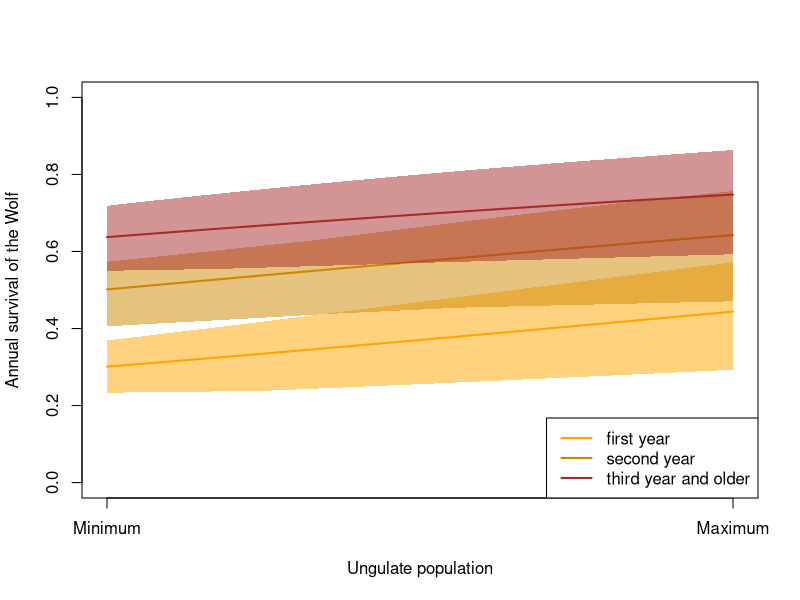
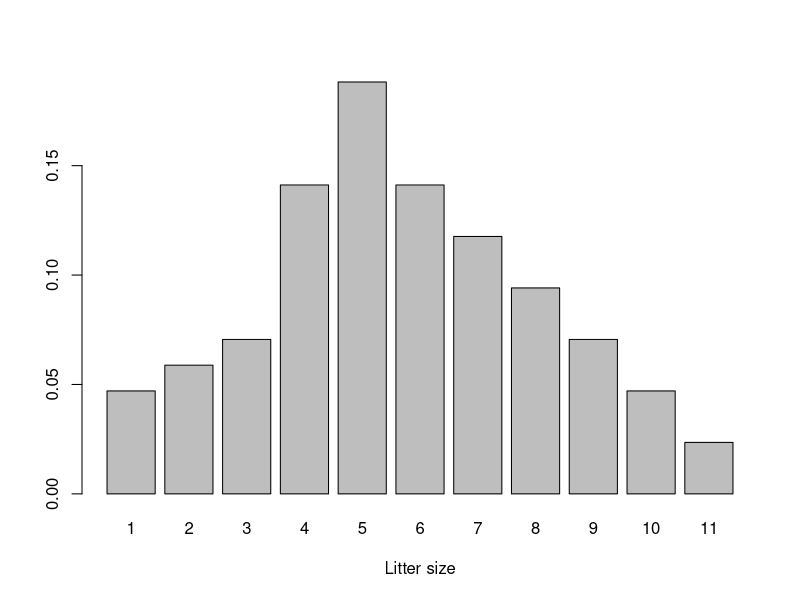
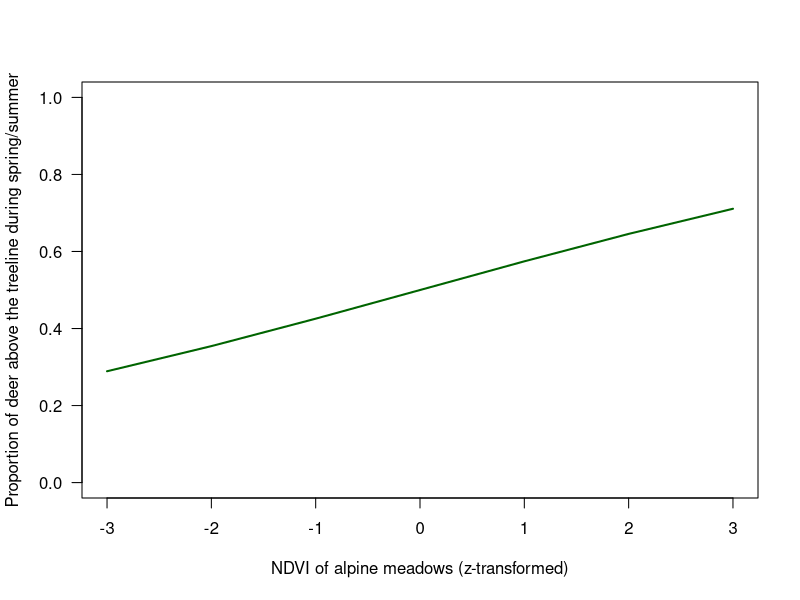
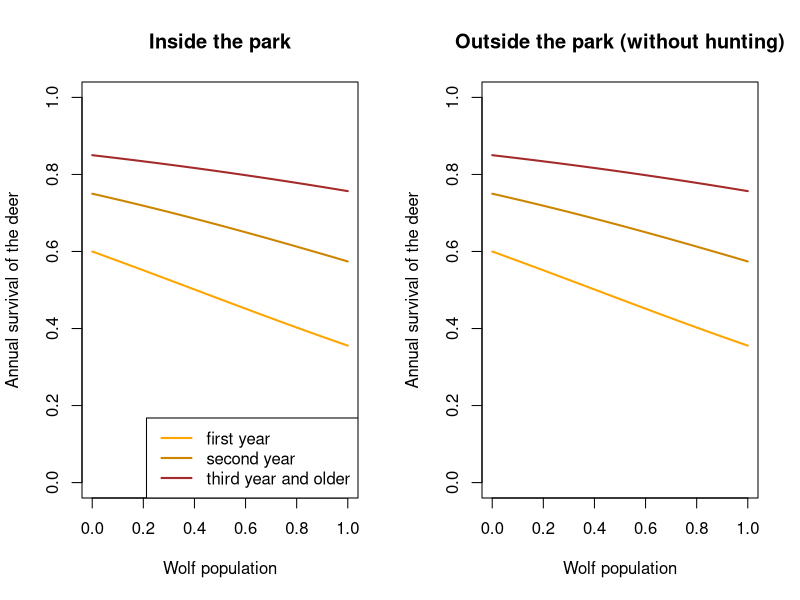
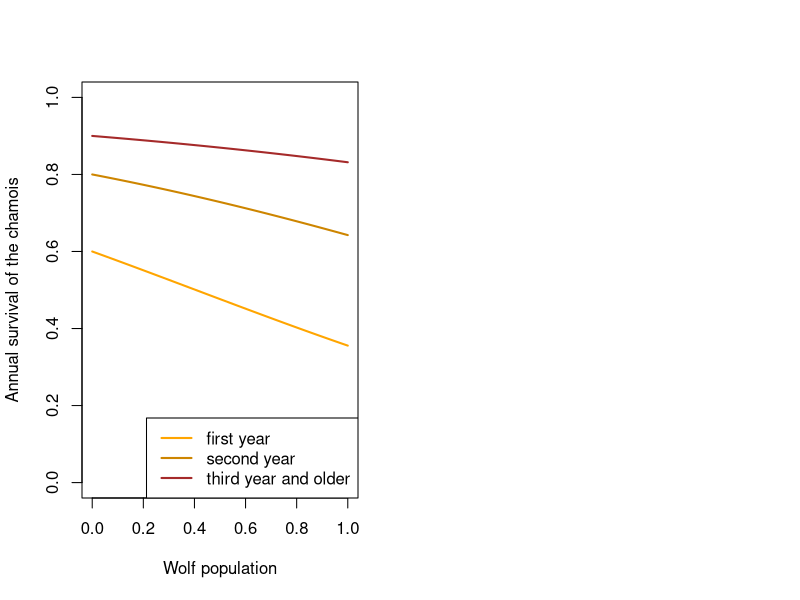
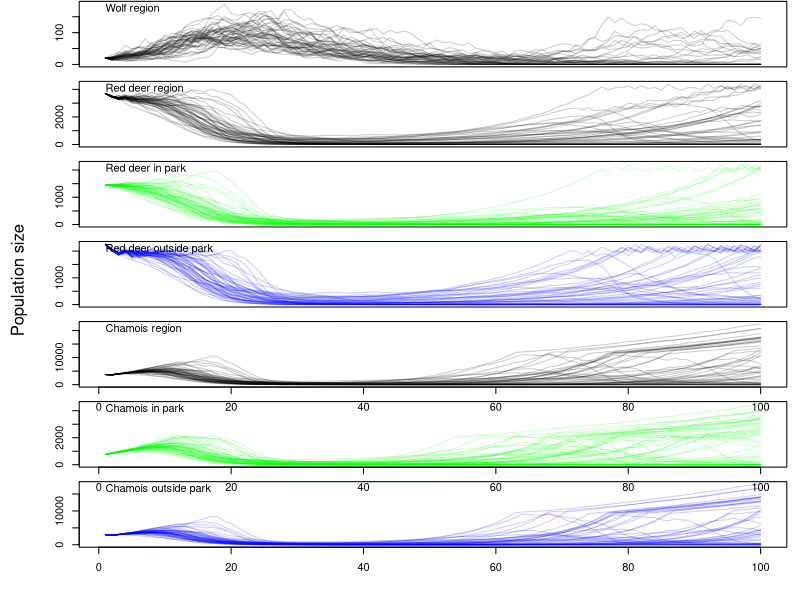

These charts were generated, in order, by the following R code:
## ---- chunk 1

library(MASS)
library(scales)

## ---- chunk 2
TT <- 100 # number of years to run the model
nsim <- 50 # number of Monte Carlo iterations
## ---- chunk 3

envNDVI <- rnorm(TT)

## ---- chunk 4

FUNwolfS1 <- function(x, sdInt=0.2, sdslope=0.2, corpars=0.8){
  # x = normalised ungulate density (0 = minimal, 1 = maximal)
  # corpars = correlation between intercept and slope
  Sigma <- matrix(c(sdInt^2, sdInt*sdslope*corpars, sdInt*sdslope*corpars, sdslope^2), nrow=2)
  pars <- mvrnorm(n = 1, mu = c(-0.9,0.6), Sigma = Sigma)
  plogis(pars[1] + pars[2]*x)  
}

FUNwolfS2 <- function(x, sdInt=0.2, sdslope=0.2, corpars=0.8){
  Sigma <- matrix(c(sdInt^2, sdInt*sdslope*corpars, sdInt*sdslope*corpars, sdslope^2), nrow=2)
  pars <- mvrnorm(n = 1, mu = c(0,0.6), Sigma = Sigma)
  plogis(pars[1] + pars[2]*x)
}

FUNwolfS3plus <- function(x, sdInt=0.2, sdslope=0.2, corpars=0.8){ 
  Sigma <- matrix(c(sdInt^2, sdInt*sdslope*corpars, sdInt*sdslope*corpars, sdslope^2), nrow=2)
  pars <- mvrnorm(n = 1, mu = c(0.6,0.6), Sigma = Sigma)
    plogis(pars[1] + pars[2]*x)
}

x <- seq(0, 1, length=100)  # 0 = no ungulates, 1 =maximum number of ungulates
y1 <- matrix(NA, ncol=nsim, nrow=length(x))
y2 <- matrix(NA, ncol=nsim, nrow=length(x))
y3 <- matrix(NA, ncol=nsim, nrow=length(x))
for(i in 1:nsim){
  y1[,i] <- FUNwolfS1(x)
  y2[,i] <- FUNwolfS2(x)
  y3[,i] <- FUNwolfS3plus(x)
}

y1mean <- apply(y1, 1, mean)
y1lwr <- apply(y1, 1, quantile, probs=0.025)
y1upr <- apply(y1, 1, quantile, probs=0.975)


y2mean <- apply(y2, 1, mean)
y2lwr <- apply(y2, 1, quantile, probs=0.025)
y2upr <- apply(y2, 1, quantile, probs=0.975)

y3mean <- apply(y3, 1, mean)
y3lwr <- apply(y3, 1, quantile, probs=0.025)
y3upr <- apply(y3, 1, quantile, probs=0.975)

plot(x, y1[,1], type="n", lwd=2, col="orange", xlab="Ungulate population", ylab="Annual survival of the Wolf", ylim=c(0,1), xaxt="n")
axis(1, at=c(0,1), labels=c("Minimum", "Maximum"))
polygon(c(x, rev(x)), c(y1lwr, rev(y1upr)), border=NA, col=alpha("orange", 0.5))
lines(x, y1mean, col="orange", lwd=2)
polygon(c(x, rev(x)), c(y2lwr, rev(y2upr)), border=NA, col=alpha("orange3", 0.5))
lines(x, y2mean, col="orange3", lwd=2)
polygon(c(x, rev(x)), c(y3lwr, rev(y3upr)), border=NA, col=alpha("brown", 0.5))
lines(x, y3mean, col="brown", lwd=2)

legend("bottomright", lwd=2, col=c("orange", "orange3", "brown"), legend=c("first year", "second year", "third year and older"))

  
## ---- chunk 5

littersize <- 1:11
problittersize0 <- c(2, 2.5, 3,6,8,6,5,4,3,2,1)
problittersize <- problittersize0/sum(problittersize0)

barplot(problittersize, names=littersize, xlab="Litter size")


FUNwolfnpups <- function(nfemalesW){
  litters <- sample(1:11, prob=problittersize, size=nfemalesW, replace=TRUE)
  return(sum(litters))
}

## ---- chunk 6
wolfmaxN <- 30  # is used in the model to normalise the effect of wolf in the ecosystem

ungulatesmaxN <- 10000 # is used in the model to normalise the effect of ungulates on the wolf

## ---- chunk 7
# proportion of deer that are above the treeline during summer 
# the number of deeer above the treeline is competing with chamois
FUNdeerpropSuhigh <- function(ndvi){
  # standardised ndvi (mean 0, sd 1)
 return(plogis(0.3*ndvi))
}


FUNdeerpropHuIn <- function(){
  # we assume that 20% of the outside population move into the park during hunting
 return(0.2)
}

x <- seq(-3,3)
plot(x, FUNdeerpropSuhigh(x), type="l", lwd=2, col="darkgreen", ylim=c(0,1), 
     xlab="NDVI of alpine meadows (z-transformed)", las=1, ylab="Proportion of deer above the treeline during spring/summer")

## ---- chunk 8
# expected population growth rate; trying out demographic parameters that produce plausible growth 
S1 <- 0.6
S2 <- 0.75
S3plus <- 0.85
f <- 1.1
deerLeslie <- matrix(c(0,f/2*S1,f/2*S1,f/2*S1,
                       S1, 0,0,0,
                       0,S2,0,0,
                       0,0,S3plus,S3plus), ncol=4, nrow=4, byrow=TRUE)
max(Re(eigen(deerLeslie)$values))
## ---- chunk 9
# x = wolf population (normalised, 0-1), 
# propindiet = proportion of deer in wolf diet
FUNdeerInS1 <- function(x, propindiet=1) plogis(qlogis(0.6)-1*x*propindiet)
FUNdeerInS2 <- function(x, propindiet=1) plogis(qlogis(0.75)-0.8*x*propindiet)
FUNdeerInS3plus <- function(x, propindiet=1) plogis(qlogis(0.85)-0.6*x*propindiet)

FUNdeerOutS1 <- function(x, propindiet=1) plogis(qlogis(0.6)-1*x*propindiet)
FUNdeerOutS2 <- function(x, propindiet=1) plogis(qlogis(0.75)-0.8*x*propindiet)
FUNdeerOutS3plus <- function(x, propindiet=1) plogis(qlogis(0.85)-0.6*x*propindiet)

x <- seq(0, 1, length=100)  # 0 = no ungulates, 1 =maximum number of ungulates
y1 <- FUNdeerInS1(x)
y2 <- FUNdeerInS2(x) # first year survival
y3 <- FUNdeerInS3plus(x)
  
par(mfrow=c(1,2))
plot(x, y1, type="l", lwd=2, col="orange", xlab="Wolf population", ylab="Annual survival of the deer",
     ylim=c(0,1), main="Inside the park")
lines(x, y2, lwd=2, col="orange3")
lines(x, y3, lwd=2, col="brown")

legend("bottomright", lwd=2, col=c("orange", "orange3", "brown"), legend=c("first year", "second year", "third year and older"))

y1 <- FUNdeerOutS1(x)
y2 <- FUNdeerOutS2(x) # first year survival
y3 <- FUNdeerOutS3plus(x)

plot(x, y1, type="l", lwd=2, col="orange", xlab="Wolf population", ylab="Annual survival of the deer",
     ylim=c(0,1), main="Outside the park (without hunting)")
lines(x, y2, lwd=2, col="orange3")
lines(x, y3, lwd=2, col="brown")

  
## ---- chunk 10
FUNdeerncalves <- function(nrfemales, npop, capacity=2000){
  nryoung <- sample(c(0,1,2), prob=c(0.05,0.85,0.1), size=nrfemales, replace=TRUE)
 if(npop>capacity) nryoung <- sample(c(0,1,2), prob=c(0.5,0.5,0), size=nrfemales, replace=TRUE)
 return(sum(nryoung))
  }

## ---- chunk 11
# expected population growth rate; trying out demographic parameters that produce plausible growth 
S1 <- 0.6
S2 <- 0.8
S3plus <- 0.9
f <- 0.9
deerLeslie <- matrix(c(0,f/2*S1,f/2*S1,f/2*S1,
                       S1, 0,0,0,
                       0,S2,0,0,
                       0,0,S3plus,S3plus), ncol=4, nrow=4, byrow=TRUE)
max(Re(eigen(deerLeslie)$values))
## ---- chunk 12
# x = wolf population (normalised, 0-1), 
# propindiet = proportion of chamois in wolf diet
FUNchamoisS1 <- function(x, propindiet=1) plogis(qlogis(S1)-1*x*propindiet)
FUNchamoisS2 <- function(x, propindiet=1) plogis(qlogis(S2)-0.8*x*propindiet)
FUNchamoisS3plus <- function(x, propindiet=1) plogis(qlogis(S3plus)-0.6*x*propindiet)

x <- seq(0, 1, length=100)  # 0 = no ungulates, 1 =maximum number of ungulates
y1 <- FUNchamoisS1(x)
y2 <- FUNchamoisS2(x) # first year survival
y3 <- FUNchamoisS3plus(x)
  
plot(x, y1, type="l", lwd=2, col="orange", xlab="Wolf population", ylab="Annual survival of the chamois",
     ylim=c(0,1))
lines(x, y2, lwd=2, col="orange3")
lines(x, y3, lwd=2, col="brown")

legend("bottomright", lwd=2, col=c("orange", "orange3", "brown"), legend=c("first year", "second year", "third year and older"))
  
## ---- chunk 13
FUNchamoisncalves <- function(nrfemales, npop, capacity=2000){
  nryoung <- sample(c(0,1,2,3), prob=c(0.05,0.8,0.1,0.05), size=nrfemales, replace=TRUE)
  if(npop>capacity) nryoung <- sample(c(0,1,2,3), prob=c(0.5,0.5,0,0), size=nrfemales, replace=TRUE)
  return(sum(nryoung))
  }

## ---- chunk 14
wolfN1 <- matrix(nrow=TT, ncol=nsim)
wolfN2 <- matrix(nrow=TT, ncol=nsim)
wolfN3plus <- matrix(nrow=TT, ncol=nsim)
wolfN <- matrix(nrow=TT, ncol=nsim)
wolfP <- matrix(nrow=TT, ncol=nsim)

deerInN1 <- matrix(nrow=TT, ncol=nsim)
deerInN2 <- matrix(nrow=TT, ncol=nsim)
deerInN3plus <- matrix(nrow=TT, ncol=nsim)
deerOutN1 <- matrix(nrow=TT, ncol=nsim)
deerOutN2 <- matrix(nrow=TT, ncol=nsim)
deerOutN3plus <- matrix(nrow=TT, ncol=nsim)
deerInN <- matrix(nrow=TT, ncol=nsim)
deerOutN <- matrix(nrow=TT, ncol=nsim)
deerN <- matrix(nrow=TT, ncol=nsim)
deerpropIn <- matrix(nrow=TT, ncol=nsim) # proportion of deer from outside that move into the SNP during hunting


chamoisInN1 <- matrix(nrow=TT, ncol=nsim)
chamoisInN2 <- matrix(nrow=TT, ncol=nsim)
chamoisInN3plus <- matrix(nrow=TT, ncol=nsim)
chamoisInN <- matrix(nrow=TT, ncol=nsim)
chamoisOutN1 <- matrix(nrow=TT, ncol=nsim)
chamoisOutN2 <- matrix(nrow=TT, ncol=nsim)
chamoisOutN3plus <- matrix(nrow=TT, ncol=nsim)
chamoisOutN <- matrix(nrow=TT, ncol=nsim)
chamoisN <- matrix(nrow=TT, ncol=nsim)


for(r in 1:nsim){
# starting populations
  wolfN1[1,r] <- 7
  wolfN2[1,r] <- 4
  wolfN3plus[1,r] <- 9
  wolfN[1, r] <- wolfN1[1,r] + wolfN2[1,r] +wolfN3plus[1,r]
  wolfP[1,r] <- 1
  deerInN1[1,r] <- 300
  deerInN2[1,r] <- 150
  deerInN3plus[1,r] <- 1000
  deerInN[1, r] <- deerInN1[1,r] + deerInN2[1,r] +deerInN3plus[1,r]
  
  deerOutN1[1,r] <- 500
  deerOutN2[1,r] <- 250
  deerOutN3plus[1,r] <- 1500
  deerOutN[1, r] <- deerOutN1[1,r] + deerOutN2[1,r] +deerOutN3plus[1,r]
  deerN[1,r] <- deerInN[1,r] + deerOutN[1,r]
  
  chamoisInN1[1,r] <- 100
  chamoisInN2[1,r] <- 50
  chamoisInN3plus[1,r] <- 600
  chamoisInN[1, r] <- chamoisInN1[1,r] + chamoisInN2[1,r] +chamoisInN3plus[1,r]
  chamoisOutN1[1,r] <- 400
  chamoisOutN2[1,r] <- 200
  chamoisOutN3plus[1,r] <- 2400
  chamoisOutN[1, r] <- chamoisOutN1[1,r] + chamoisOutN2[1,r] +chamoisOutN3plus[1,r]
  chamoisN[1, r] <- chamoisInN[1,r] + chamoisOutN[1,r]
  
  
  for(t in 2:TT){
    
  # Wolf 
  wolfnrepfemales <- min(c(wolfN3plus[t-1,r]/2, wolfP[t-1,r]*2), na.rm=TRUE) # number of reproducing females
  wolfnpups <- FUNwolfnpups(wolfnrepfemales) 
  wolfS1 <- FUNwolfS1((deerN[t-1,r]+chamoisN[t-1,r])/ungulatesmaxN)
  wolfS2 <- FUNwolfS2((deerN[t-1,r]+chamoisN[t-1,r])/ungulatesmaxN)
  wolfS3plus <- FUNwolfS3plus((deerN[t-1,r]+chamoisN[t-1,r])/ungulatesmaxN)
  
  wolfN1[t,r] <- rbinom(1, size=wolfnpups, prob=wolfS1)
  wolfN2[t,r] <- rbinom(1, size=wolfN1[t-1,r], prob=wolfS2)
  wolfN3plus[t,r] <- rbinom(1, size=wolfN2[t-1,r]+wolfN3plus[t-1,r], prob=wolfS3plus)
  wolfN[t, r] <- wolfN1[t,r] + wolfN2[t,r] +wolfN3plus[t,r]
  
  
  # Red deer
  deerInnrepfemales <- round((deerInN2[t-1,r]+deerInN3plus[t-1,r])/2) # number of reproducing females
  deerOutnrepfemales <- round((deerOutN2[t-1,r]+deerOutN3plus[t-1,r])/2) # number of reproducing females
  deerInncalves <- FUNdeerncalves(deerInnrepfemales, npop=deerInN[t-1,r], capacity=2000)
  deerOutncalves <- FUNdeerncalves(deerOutnrepfemales, npop=deerOutN[t-1,r], capacity=2000)
  
  propdeerInindiet <- deerInN[t-1,r]/(deerInN[t-1,r]+chamoisInN[t-1,r])
  if(is.na(propdeerInindiet)) propdeerInindiet <- 0
  propdeerOutindiet <- deerOutN[t-1,r]/(deerOutN[t-1,r]+chamoisOutN[t-1,r])
  if(is.na(propdeerOutindiet)) propdeerOutindiet <- 0
  
  deerInS1 <- FUNdeerInS1(wolfN[t-1,r]/wolfmaxN, propindiet=propdeerInindiet)
  deerInS2 <- FUNdeerInS2(wolfN[t-1,r]/wolfmaxN, propindiet=propdeerInindiet)
  deerInS3plus <- FUNdeerInS3plus(wolfN[t-1,r]/wolfmaxN, propindiet=propdeerInindiet)
  
  deerOutS1 <- FUNdeerInS1(wolfN[t-1,r]/wolfmaxN, propindiet=propdeerOutindiet)
  deerOutS2 <- FUNdeerInS2(wolfN[t-1,r]/wolfmaxN, propindiet=propdeerOutindiet)
  deerOutS3plus <- FUNdeerInS3plus(wolfN[t-1,r]/wolfmaxN, propindiet=propdeerOutindiet)
  
  
  deerInN1[t,r] <- rbinom(1, size=deerInncalves, prob=deerInS1)
  deerInN2[t,r] <- rbinom(1, size=deerInN1[t-1,r], prob=deerInS2)
  deerInN3plus[t,r] <- rbinom(1, size=deerInN2[t-1,r]+deerInN3plus[t-1,r], prob=deerInS3plus)
  deerInN[t, r] <- deerInN1[t,r] + deerInN2[t,r] +deerInN3plus[t,r]

  deerOutN1[t,r] <- rbinom(1, size=deerOutncalves, prob=deerOutS1)
  deerOutN2[t,r] <- rbinom(1, size=deerOutN1[t-1,r], prob=deerOutS2)
  deerOutN3plus[t,r] <- rbinom(1, size=deerOutN2[t-1,r]+deerOutN3plus[t-1,r], prob=deerOutS3plus)
  deerOutN[t, r] <- deerOutN1[t,r] + deerOutN2[t,r] +deerOutN3plus[t,r]
  deerN[t, r] <- deerInN[t,r] + deerOutN[t,r]
    
  # Chamois
  chamoisInnrepfemales <- round((chamoisInN2[t-1,r]+chamoisInN3plus[t-1,r])/2) # number of reproducing females
  chamoisInncalves <- FUNchamoisncalves(chamoisInnrepfemales, npop=chamoisInN[t-1,r], capacity=2000)
  chamoisOutnrepfemales <- round((chamoisOutN2[t-1,r]+chamoisOutN3plus[t-1,r])/2) # number of reproducing females
  chamoisOutncalves <- FUNchamoisncalves(chamoisOutnrepfemales, npop=chamoisOutN[t-1,r], capacity=8000)
  
  propchamoisInindiet <- chamoisInN[t-1,r]/(deerInN[t-1,r]+chamoisInN[t-1,r])
  if(is.na(propchamoisInindiet)) propchamoisInindiet <- 0
  propchamoisOutindiet <- chamoisOutN[t-1,r]/(deerOutN[t-1,r]+chamoisOutN[t-1,r])
  if(is.na(propchamoisOutindiet)) propchamoisOutindiet <- 0

  chamoisInS1 <- FUNchamoisS1(wolfN[t-1,r]/wolfmaxN, propindiet=propchamoisInindiet)
  chamoisInS2 <- FUNchamoisS2(wolfN[t-1,r]/wolfmaxN, propindiet=propchamoisInindiet)
  chamoisInS3plus <- FUNchamoisS3plus(wolfN[t-1,r]/wolfmaxN, propindiet=propchamoisInindiet)

  chamoisOutS1 <- FUNchamoisS1(wolfN[t-1,r]/wolfmaxN, propindiet=propchamoisOutindiet)
  chamoisOutS2 <- FUNchamoisS2(wolfN[t-1,r]/wolfmaxN, propindiet=propchamoisOutindiet)
  chamoisOutS3plus <- FUNchamoisS3plus(wolfN[t-1,r]/wolfmaxN, propindiet=propchamoisOutindiet)
  
  chamoisInN1[t,r] <- rbinom(1, size=chamoisInncalves, prob=chamoisInS1)
  chamoisInN2[t,r] <- rbinom(1, size=chamoisInN1[t-1,r], prob=chamoisInS2)
  chamoisInN3plus[t,r] <- rbinom(1, size=chamoisInN2[t-1,r]+chamoisInN3plus[t-1,r], prob=chamoisInS3plus)
  chamoisInN[t, r] <- chamoisInN1[t,r] + chamoisInN2[t,r] +chamoisInN3plus[t,r]
  
  chamoisOutN1[t,r] <- rbinom(1, size=chamoisOutncalves, prob=chamoisOutS1)
  chamoisOutN2[t,r] <- rbinom(1, size=chamoisOutN1[t-1,r], prob=chamoisOutS2)
  chamoisOutN3plus[t,r] <- rbinom(1, size=chamoisOutN2[t-1,r]+chamoisOutN3plus[t-1,r], prob=chamoisOutS3plus)
  chamoisOutN[t, r] <- chamoisInN1[t,r] + chamoisOutN2[t,r] +chamoisOutN3plus[t,r]
  chamoisN[t, r] <- chamoisInN[t,r] + chamoisOutN[t,r]
  } # close t
} # close r

## ---- chunk 15

par(mfrow=c(7,1), mar=c(1,4,0.1,1), oma=c(3,2,0,0))
plot(1:TT, seq(0, max(wolfN), length=TT), type="n", xlab=NA, ylab=NA, xaxt="n")
for(i in 1:nsim) lines(1:TT, wolfN[,i], col=rgb(0,0,0,0.2))
text(1,max(wolfN), adj=c(0,1) , labels="Wolf region")
mtext("Population size",side=2, line=0, outer=TRUE)


plot(1:TT, seq(0,max(deerN), length=TT), type="n", xlab="year", ylab="", xaxt="n")
for(i in 1:nsim) lines(1:TT, deerN[,i], col=rgb(0,0,0,0.2), xaxt="n")
text(1,max(deerN), adj=c(0,1) , labels="Red deer region")

plot(1:TT, seq(0,max(deerInN), length=TT), type="n", xlab="year", ylab="", xaxt="n")
for(i in 1:nsim) lines(1:TT, deerInN[,i], col=rgb(0,1,0,0.2), xaxt="n")
text(1,max(deerInN), adj=c(0,1) , labels="Red deer in park")


plot(1:TT, seq(0,max(deerOutN), length=TT), type="n", xlab="year", ylab="", xaxt="n")
for(i in 1:nsim) lines(1:TT, deerOutN[,i], col=rgb(0,0,1,0.2), xaxt="n")
text(1,max(deerOutN), adj=c(0,1) , labels="Red deer outside park")


plot(1:TT, seq(0,max(chamoisN), length=TT), type="n", xlab="year", ylab="")
for(i in 1:nsim) lines(1:TT, chamoisN[,i], col=rgb(0,0,0,0.2), xaxt="n")
text(1,max(chamoisN), adj=c(0,1) , labels="Chamois region")


plot(1:TT, seq(0,max(chamoisInN), length=TT), type="n", xlab="year", ylab="")
for(i in 1:nsim) lines(1:TT, chamoisInN[,i], col=rgb(0,1,0,0.2), xaxt="n")
text(1,max(chamoisInN), adj=c(0,1) , labels="Chamois in park")

plot(1:TT, seq(0,max(chamoisOutN), length=TT), type="n", xlab="year", ylab="")
for(i in 1:nsim) lines(1:TT, chamoisOutN[,i], col=rgb(0,0,1,0.2))
text(1,max(chamoisOutN), adj=c(0,1) , labels="Chamois outside park")
